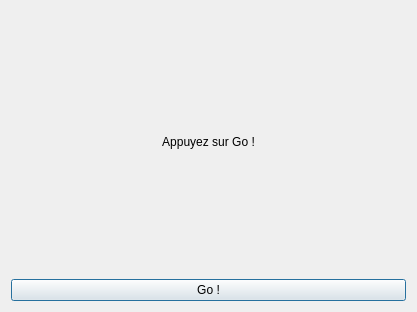
<?xml version="1.0" encoding="UTF-8"?>
<ui version="4.0">
 <class>fenExec</class>
 <widget class="QDialog" name="fenExec">
  <property name="geometry">
   <rect>
    <x>0</x>
    <y>0</y>
    <width>417</width>
    <height>312</height>
   </rect>
  </property>
  <property name="windowTitle">
   <string>Dialog</string>
  </property>
  <layout class="QVBoxLayout" name="verticalLayout">
   <item>
    <widget class="QLabel" name="info">
     <property name="text">
      <string>Appuyez sur Go !</string>
     </property>
     <property name="alignment">
      <set>Qt::AlignCenter</set>
     </property>
    </widget>
   </item>
   <item>
    <widget class="QPushButton" name="lancerTransmition">
     <property name="text">
      <string>Go !</string>
     </property>
    </widget>
   </item>
  </layout>
 </widget>
 <resources/>
 <connections/>
</ui>
